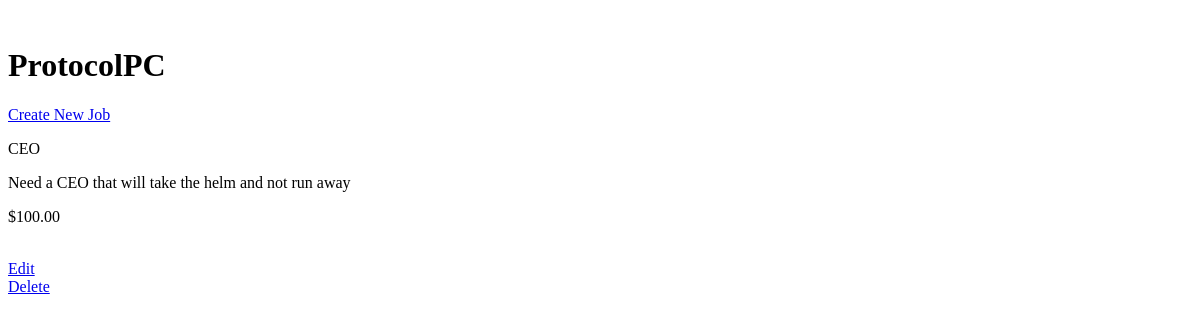
The app's page /companies/1, older data.
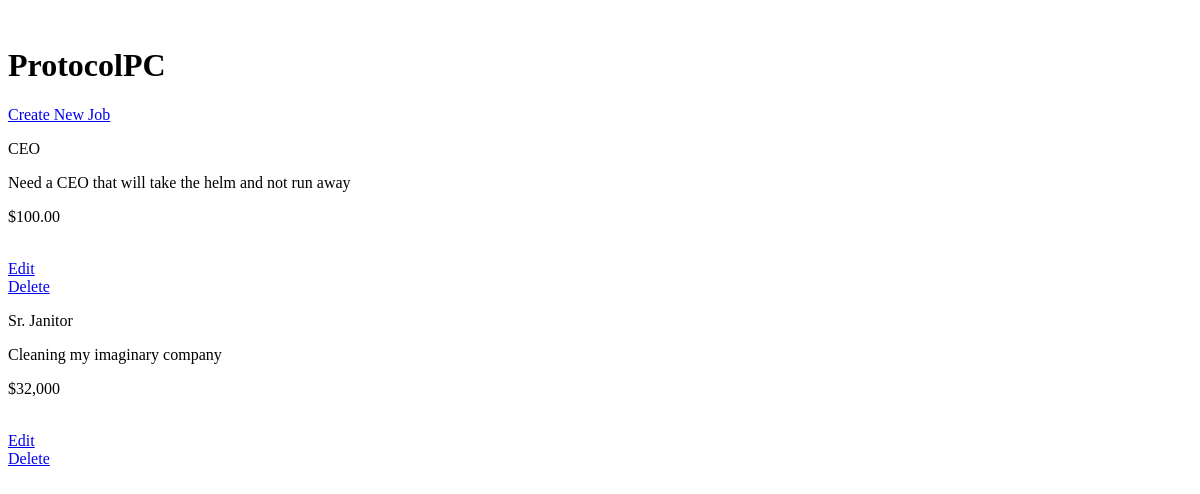
The same page, newer data.
### database_setup.py (models this page shows)
class Item(Base):
    __tablename__ = 'job_title'
    job_title = Column(String(80), nullable=False)
    id = Column(Integer, primary_key=True)
    job_description = Column(String(250))
    salary = Column(String(8))
    company_id = Column(Integer, ForeignKey('company.id'))
    company = relationship(Company)

### application.py (the view)
@app.route('/companies/<int:company_id>')
def single_company(company_id):
    company = session.query(Company).filter_by(id=company_id).one()
    jobs = session.query(Item).filter_by(company_id=company_id)
    return render_template('company.html', company=company, jobs=jobs)

### templates/company.html (shortened to what this page needs)
<!DOCTYPE html>
<html lang="en">
<head>
</head>
<br>
<h1>{{company.name}}</h1>
<body>
<a href="{{url_for('new_company_job', company_id = company.id) }}">Create New Job</a>
{% for i in jobs %}
<br>
    <p>{{i.job_title}}</p>
    <p>{{i.job_description}}</p>
    <p> {{i.salary}} </p>
        <a href="{{url_for('edit_job_item', company_id=company.id, job_id=i.id)}}">Edit</a>
    <a href="{{url_for('delete_job_item', company_id=company.id, job_id=i.id)}}">Delete</a>
{% endfor %}
</body>
</html>

Row changes from the older to the newer data that the page shows:
added Item: job_title "Sr. Janitor", job_description "Cleaning my imaginary company", salary "$32,000"
